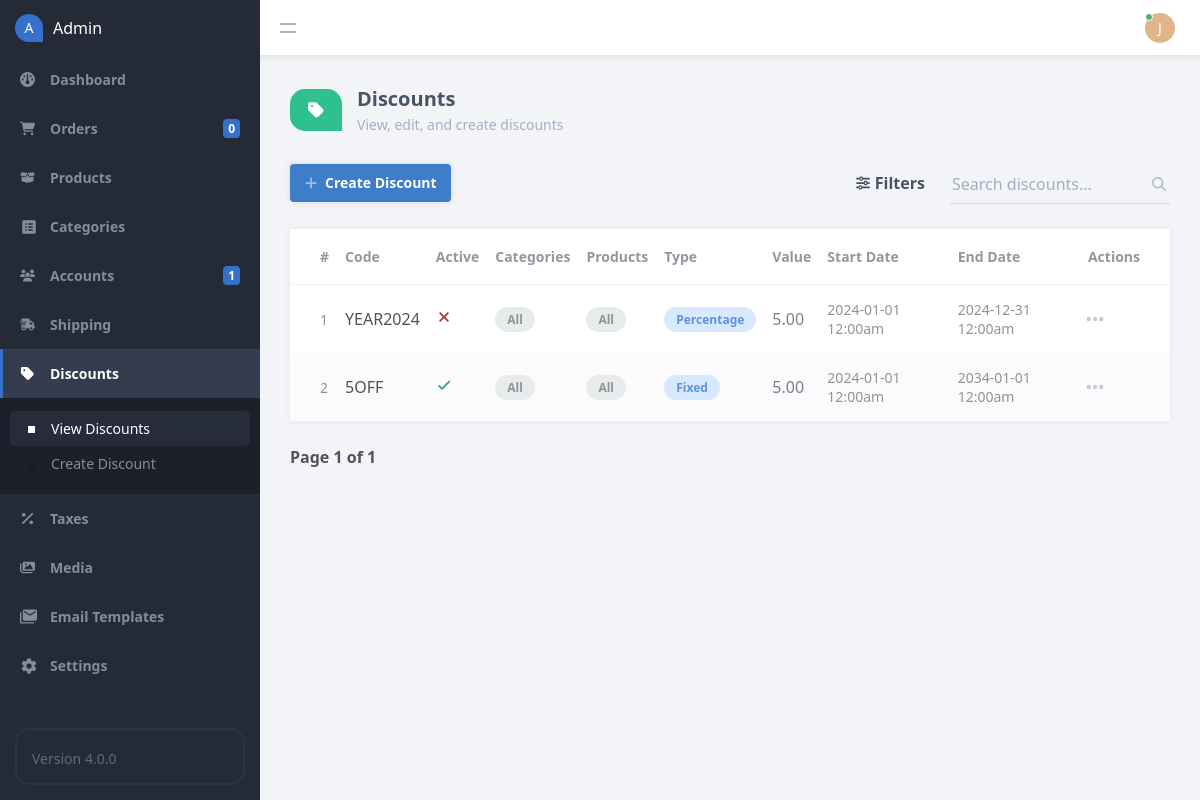
Page /admin/index.php?page=discounts (signed in) on the earlier database version.
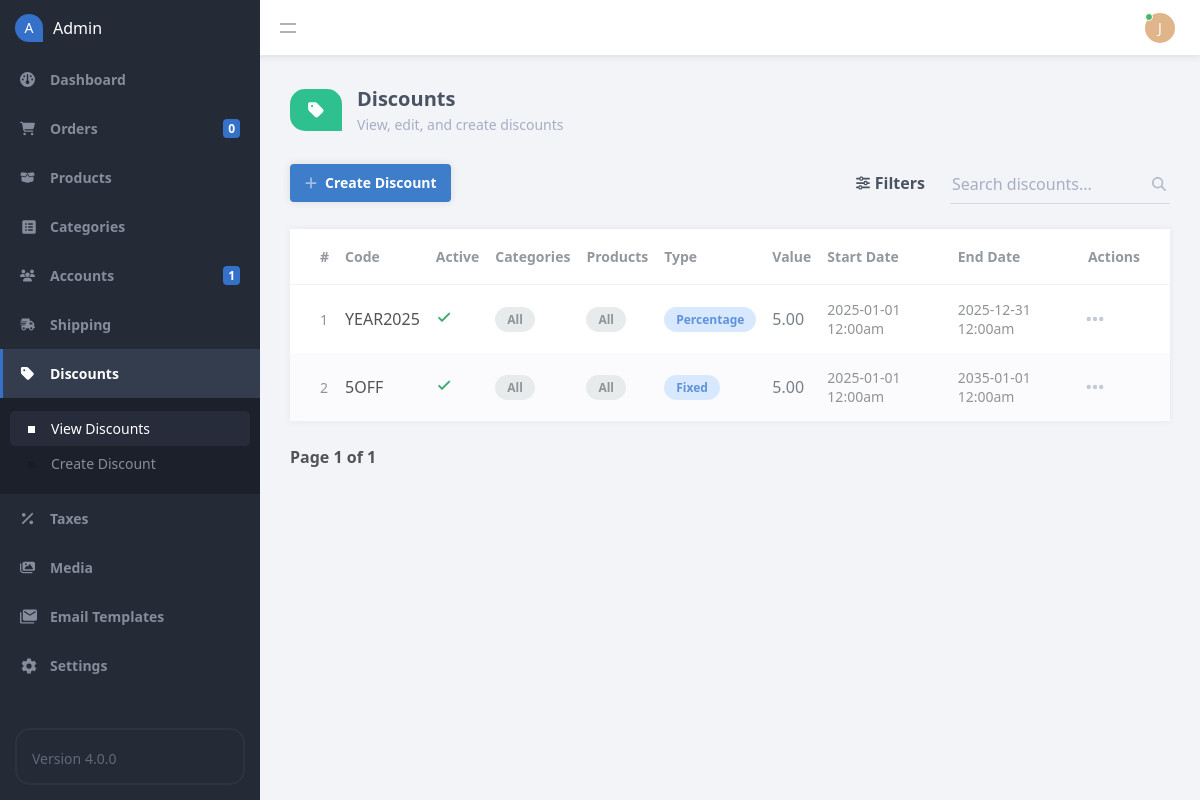
Same page on the later database version.
### tables this page shows
CREATE TABLE IF NOT EXISTS `discounts` (
  `id` int(11) NOT NULL AUTO_INCREMENT,
  `category_ids` varchar(50) NOT NULL,
  `product_ids` varchar(50) NOT NULL,
  `discount_code` varchar(50) NOT NULL,
  `discount_type` enum('Percentage','Fixed') NOT NULL,
  `discount_value` decimal(7,2) NOT NULL,
  `start_date` datetime NOT NULL,
  `end_date` datetime NOT NULL,
  PRIMARY KEY (`id`)
);

### admin/index.php (called while the page is built, shortened)
<?php
include '../functions.php';
$page = isset($_GET['page']) && file_exists($_GET['page'] . '.php') ? $_GET['page'] : 'dashboard';
include $page . '.php';
?>

### admin/discounts.php (the view, shortened to what the changed rows need)
<?php
$current_date = strtotime((new DateTime())->format('Y-m-d H:i:s'));
$pagination_page = isset($_GET['pagination_page']) ? $_GET['pagination_page'] : 1;
$search = isset($_GET['search_query']) ? $_GET['search_query'] : '';
$type = isset($_GET['type']) ? $_GET['type'] : '';
$active = isset($_GET['active']) ? $_GET['active'] : '';
$order = isset($_GET['order']) && $_GET['order'] == 'DESC' ? 'DESC' : 'ASC';
$order_by_whitelist = ['id','category_names','product_names','discount_code','discount_type','discount_value','start_date','end_date'];
$order_by = isset($_GET['order_by']) && in_array($_GET['order_by'], $order_by_whitelist) ? $_GET['order_by'] : 'id';
$results_per_pagination_page = 15;
$param1 = ($pagination_page - 1) * $results_per_pagination_page;
$param2 = $results_per_pagination_page;
$where = '';
$where .= $search ? 'WHERE (d.discount_code LIKE :search OR d.discount_value LIKE :search OR d.discount_type LIKE :search) ' : '';
$stmt = $pdo->prepare('SELECT d.*, GROUP_CONCAT(DISTINCT p.title) product_names, GROUP_CONCAT(DISTINCT c.title) category_names FROM discounts d LEFT JOIN products p ON FIND_IN_SET(p.id, d.product_ids) LEFT JOIN product_categories c ON FIND_IN_SET(c.id, d.category_ids) ' . $where . ' GROUP BY d.id, d.category_ids, d.product_ids, d.discount_code, d.discount_type, d.discount_type, d.discount_value, d.start_date, d.end_date ORDER BY ' . $order_by . ' ' . $order . '  LIMIT :start_results,:num_results');
$stmt->bindParam('start_results', $param1, PDO::PARAM_INT);
$stmt->bindParam('num_results', $param2, PDO::PARAM_INT);
$stmt->execute();
$discounts = $stmt->fetchAll(PDO::FETCH_ASSOC);
$url = 'index.php?page=discounts&search_query=' . $search . '&type=' . $type . '&active=' . $active;
?>
<?=template_admin_header('Discounts', 'discounts', 'view')?>
<div class="content-title">
    <div class="title">
        <div class="txt">
            <h2>Discounts</h2>
        </div>
    </div>
</div>
<div class="content-block no-pad">
    <div class="table">
        <table>
            <thead>
                <tr>
                    <td class="responsive-hidden"><a href="<?=$url . '&order=' . ($order=='ASC'?'DESC':'ASC') . '&order_by=id'?>">#<?=$order_by=='id' ? $table_icons[strtolower($order)] : ''?></a></td>
                    <td><a href="<?=$url . '&order=' . ($order=='ASC'?'DESC':'ASC') . '&order_by=discount_code'?>">Code<?=$order_by=='discount_code' ? $table_icons[strtolower($order)] : ''?></a></td>
                    <td>Active</td>
                    <td class="responsive-hidden"><a href="<?=$url . '&order=' . ($order=='ASC'?'DESC':'ASC') . '&order_by=category_names'?>">Categories<?=$order_by=='category_names' ? $table_icons[strtolower($order)] : ''?></td>
                    <td class="responsive-hidden"><a href="<?=$url . '&order=' . ($order=='ASC'?'DESC':'ASC') . '&order_by=product_names'?>">Products<?=$order_by=='product_names' ? $table_icons[strtolower($order)] : ''?></td>
                    <td><a href="<?=$url . '&order=' . ($order=='ASC'?'DESC':'ASC') . '&order_by=discount_type'?>">Type<?=$order_by=='discount_type' ? $table_icons[strtolower($order)] : ''?></td>
                    <td><a href="<?=$url . '&order=' . ($order=='ASC'?'DESC':'ASC') . '&order_by=discount_value'?>">Value<?=$order_by=='discount_value' ? $table_icons[strtolower($order)] : ''?></td>
                    <td class="responsive-hidden"><a href="<?=$url . '&order=' . ($order=='ASC'?'DESC':'ASC') . '&order_by=start_date'?>">Start Date<?=$order_by=='start_date' ? $table_icons[strtolower($order)] : ''?></td>
                    <td class="responsive-hidden"><a href="<?=$url . '&order=' . ($order=='ASC'?'DESC':'ASC') . '&order_by=end_date'?>">End Date<?=$order_by=='end_date' ? $table_icons[strtolower($order)] : ''?></td>
                    <td class="align-center">Actions</td>
                </tr>
            </thead>
            <tbody>
                <?php foreach ($discounts as $discount): ?>
                <tr>
                    <td class="responsive-hidden alt"><?=$discount['id']?></td>
                    <td><?=$discount['discount_code']?></td>
                    <td>
                        <?php if ($current_date >= strtotime($discount['start_date']) && $current_date <= strtotime($discount['end_date'])): ?>
                        <svg stroke="#34aa6b" fill="#34aa6b" width="16" height="16" xmlns="http://www.w3.org/2000/svg" viewBox="0 0 24 24"><path d="M21,7L9,19L3.5,13.5L4.91,12.09L9,16.17L19.59,5.59L21,7Z" /></svg>
                        <?php else: ?>
                        <svg stroke="#b64343" fill="#b64343" width="16" height="16" xmlns="http://www.w3.org/2000/svg" viewBox="0 0 24 24"><path d="M19,6.41L17.59,5L12,10.59L6.41,5L5,6.41L10.59,12L5,17.59L6.41,19L12,13.41L17.59,19L19,17.59L13.41,12L19,6.41Z" /></svg>
                        <?php endif; ?>
                    </td>
                    <td class="responsive-hidden" style="max-width:300px">
                    <?php
                    if (empty($discount['category_names'])) {
                        echo '<span class="grey">All</span>';
                    } else {
                        $categories = explode(',', $discount['category_names']);
                        foreach ($categories as $c) {
                            echo '<span class="grey mar-right-1 mar-bot-1">' . $c . '</span>';
                        }
                    }
                    ?>
                    </td>
                    <td class="responsive-hidden" style="max-width:300px">
                    <?php
                    if (empty($discount['product_names'])) {
                        echo '<span class="grey">All</span>';
                    } else {
                        $products = explode(',', $discount['product_names']);
                        foreach ($products as $p) {
                            echo '<span class="grey mar-right-1 mar-bot-1">' . $p . '</span>';
                        }
                    }
                    ?>
                    </td>
                    <td><span class="blue"><?=$discount['discount_type']?></span></td>
                    <td class="strong"><?=$discount['discount_value']?></td>
                    <td class="responsive-hidden alt"><?=date('Y-m-d h:ia', strtotime($discount['start_date']))?></td>
                    <td class="responsive-hidden alt"><?=date('Y-m-d h:ia', strtotime($discount['end_date']))?></td>
                    <td class="actions">
                        <div class="table-dropdown">
                        </div>
                    </td>
                </tr>
                <?php endforeach; ?>
            </tbody>
        </table>
    </div>
</div>
<?=template_admin_footer()?>

Differences in the rows shown:
changed discounts "Percentage": discount_code "YEAR2024" → "YEAR2025"; start_date "2024-01-01 12:00am" → "2025-01-01 12:00am"; end_date "2024-12-31 12:00am" → "2025-12-31 12:00am"
changed discounts "5OFF": start_date "2024-01-01 12:00am" → "2025-01-01 12:00am"; end_date "2034-01-01 12:00am" → "2035-01-01 12:00am"
